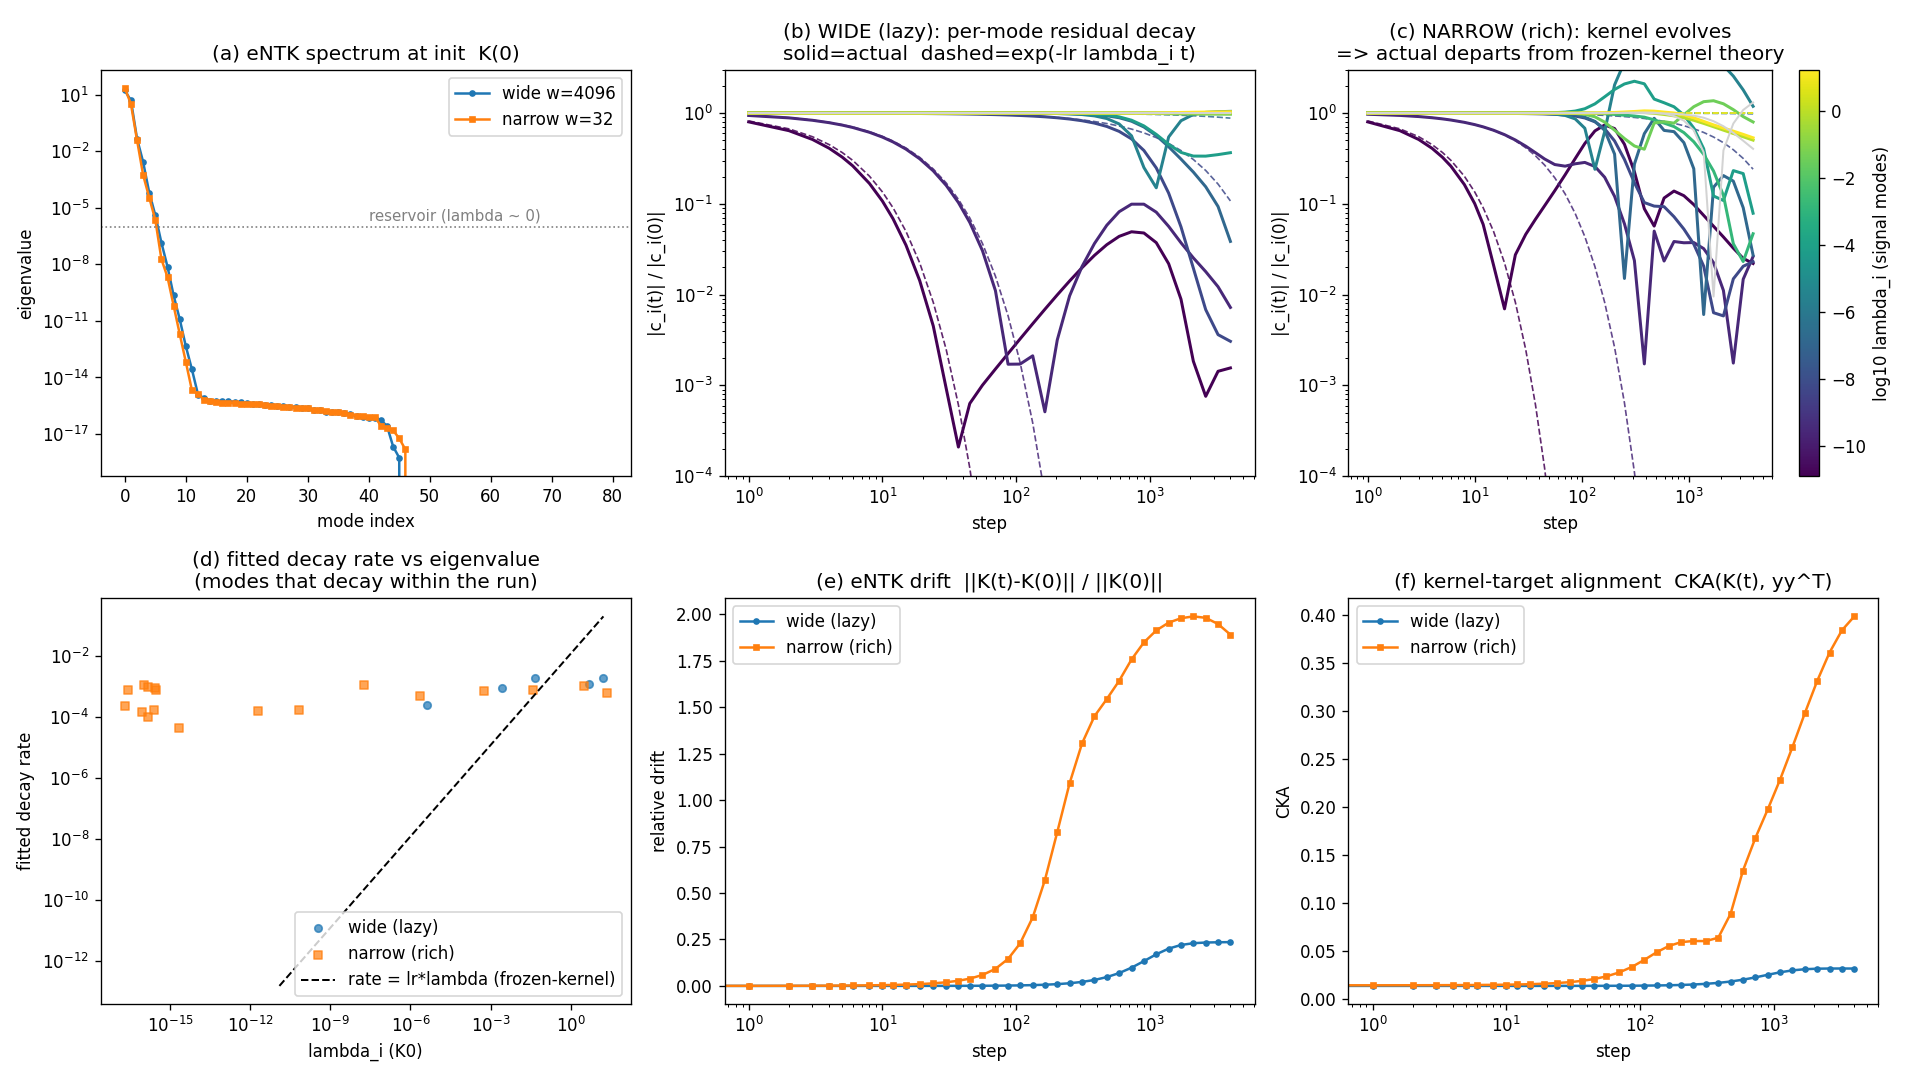

This chart was generated by the following Python code:
"""
Toy model of empirical-NTK (eNTK) evolution during training.

Two questions, two knobs:

  (1) "Trajectory depends on the eigenvalue."
      Under full-batch gradient flow with MSE, the training residual obeys
          dr/dt = -lr * K * r            (K = eNTK Gram matrix on train set)
      so the component of r along eigenvector v_i of K(0) decays as
          c_i(t) = c_i(0) * exp(-lr * lambda_i * t).
      Large-eigenvalue ("signal") modes drain fast; near-zero ("reservoir")
      modes stay frozen.  We project the actual residual onto K(0)'s
      eigenbasis and overlay this frozen-kernel prediction.

  (2) "How the eNTK evolves" -- lazy vs feature-learning, via width.
      Wide net  -> kernel ~ frozen, matches the exp(-lr lambda t) theory.
      Narrow net -> kernel drifts and rotates toward the task (alignment grows,
      task-relevant eigenvalues are amplified): feature learning.

Scalar-output 1-hidden-layer MLP, 1-D regression, target = sum of cosines so
the eigenmodes correspond to frequencies.  CPU, ~1 min.
"""

import numpy as np
import torch
from torch.func import functional_call, vmap, jacrev
import matplotlib

matplotlib.use("Agg")
import matplotlib.pyplot as plt

torch.set_default_dtype(torch.float64)  # clean spectra
SEED = 0


# ----------------------------------------------------------------------------- data
def make_data(n=80, freqs=(1.0, 3.0, 6.0), amps=(1.0, 0.6, 0.35), seed=SEED):
    g = torch.Generator().manual_seed(seed)
    x = torch.linspace(-1, 1, n).unsqueeze(1)
    y = sum(a * torch.cos(np.pi * f * x) for f, a in zip(freqs, amps))
    y = y - y.mean()
    y = y / y.std()
    return x, y.squeeze(1)


# ----------------------------------------------------------------------------- model
class MLP(torch.nn.Module):
    def __init__(self, width, seed=SEED):
        super().__init__()
        torch.manual_seed(seed)
        self.fc1 = torch.nn.Linear(1, width)
        self.fc2 = torch.nn.Linear(width, 1)
        # NTK-ish output scaling so wider really is lazier
        self.scale = 1.0 / np.sqrt(width)

    def forward(self, x):
        h = torch.tanh(self.fc1(x))
        return self.scale * self.fc2(h).squeeze(-1)


# ----------------------------------------------------------------------------- eNTK
def entk(model, X):
    """Empirical NTK Gram matrix K_ij = <grad_w f(x_i), grad_w f(x_j)>, shape [n,n]."""
    params = {k: v.detach() for k, v in model.named_parameters()}

    def f_single(params, x):
        return functional_call(model, params, (x.unsqueeze(0),)).squeeze()

    jac = vmap(jacrev(f_single), (None, 0))(params, X)  # dict: [n, *param_shape]
    J = torch.cat([j.reshape(X.shape[0], -1) for j in jac.values()], dim=1)  # [n, d]
    return J @ J.T


def cka(A, B):
    """Centered kernel alignment between two Gram matrices."""
    n = A.shape[0]
    H = torch.eye(n) - torch.ones(n, n) / n
    Ac, Bc = H @ A @ H, H @ B @ H
    return (Ac * Bc).sum() / (Ac.norm() * Bc.norm() + 1e-30)


# ----------------------------------------------------------------------------- train
def train(width, X, y, steps=4000, lr=None, n_ckpt=40, seed=SEED):
    model = MLP(width, seed=seed)
    K0 = entk(model, X)
    evals0, evecs0 = torch.linalg.eigh(K0)  # ascending
    evals0 = evals0.flip(0)
    evecs0 = evecs0.flip(1)
    lam_max = evals0[0].item()
    if lr is None:
        lr = 0.2 / lam_max  # stable: lr * lambda_max ~ 0.2

    Kyy = torch.outer(y, y)
    ckpts = sorted(set(int(round(s)) for s in np.unique(
        np.concatenate([[0], np.geomspace(1, steps, n_ckpt)])).astype(int)))

    rec = {"step": [], "coeff": [], "drift": [], "cka_target": [],
           "top_evals": [], "train_mse": []}
    opt = torch.optim.SGD(model.parameters(), lr=lr)  # plain GD (full batch)

    for s in range(steps + 1):
        pred = model(X)
        r = pred - y
        if s in ckpts:
            K = entk(model, X)
            c = (evecs0.T @ r).abs()            # |residual| in K(0) eigenbasis
            rec["step"].append(s)
            rec["coeff"].append(c.detach().numpy())
            rec["drift"].append(((K - K0).norm() / K0.norm()).item())
            rec["cka_target"].append(cka(K, Kyy).item())
            rec["top_evals"].append(torch.linalg.eigvalsh(K).flip(0)[:5].detach().numpy())
            rec["train_mse"].append((r ** 2).mean().item())
        opt.zero_grad()
        loss = 0.5 * (r ** 2).sum()             # sum-loss => function flow df/dt = -lr*K*r
        loss.backward()
        opt.step()

    rec = {k: (np.array(v) if k != "coeff" and k != "top_evals" else np.stack(v))
           for k, v in rec.items()}
    return dict(model=model, lr=lr, evals0=evals0.detach().numpy(),
                c0=(evecs0.T @ (MLP(width, seed=seed)(X) - y)).abs().detach().numpy(),
                rec=rec)


# ----------------------------------------------------------------------------- run
X, y = make_data()
WIDE, NARROW = 4096, 32
print(f"n={X.shape[0]}  target=sum of cosines  widths: narrow={NARROW}, wide={WIDE}")

wide = train(WIDE, X, y)
narrow = train(NARROW, X, y)
for name, out in [("wide(lazy)", wide), ("narrow(rich)", narrow)]:
    r = out["rec"]
    print(f"{name:12s} lr={out['lr']:.2e}  lam_max(0)={out['evals0'][0]:.3g}  "
          f"final train MSE={r['train_mse'][-1]:.2e}  "
          f"kernel drift={r['drift'][-1]:.2f}  CKA(K,yy^T): {r['cka_target'][0]:.3f}->{r['cka_target'][-1]:.3f}")

def fit_rate(steps, ratio, lo=0.02, hi=0.85, min_pts=4):
    """Fit decay rate from log(ratio) ~ -rate*step over the clean exponential window."""
    m = (ratio >= lo) & (ratio <= hi) & np.isfinite(ratio)
    if m.sum() < min_pts:
        return np.nan
    return -np.polyfit(steps[m], np.log(ratio[m]), 1)[0]


# ----------------------------------------------------------------------------- plots
fig, ax = plt.subplots(2, 3, figsize=(16, 9))

# (a) K(0) spectrum -- the signal / reservoir split
ax[0, 0].semilogy(wide["evals0"], "o-", ms=3, label=f"wide w={WIDE}")
ax[0, 0].semilogy(narrow["evals0"], "s-", ms=3, label=f"narrow w={NARROW}")
ax[0, 0].axhline(1e-6, color="grey", ls=":", lw=1)
ax[0, 0].text(40, 2e-6, "reservoir (lambda ~ 0)", color="grey", fontsize=9)
ax[0, 0].set(title="(a) eNTK spectrum at init  K(0)", xlabel="mode index", ylabel="eigenvalue")
ax[0, 0].legend()

# signal modes = those that decay measurably within the run (lr*lambda*T >~ 1)
SIG = 10
keep = list(range(SIG))
cmap = plt.cm.viridis(np.linspace(0, 1, SIG))

# (b) per-mode residual decay vs frozen-kernel theory (WIDE / lazy)
for out, axi, title in [
    (wide, ax[0, 1], "(b) WIDE (lazy): per-mode residual decay\nsolid=actual  dashed=exp(-lr lambda_i t)"),
    (narrow, ax[0, 2], "(c) NARROW (rich): kernel evolves\n=> actual departs from frozen-kernel theory")]:
    r, lr, lam = out["rec"], out["lr"], out["evals0"]
    steps = r["step"]; coeff = r["coeff"]; c0 = coeff[0] + 1e-30
    for col, i in zip(cmap, keep):
        axi.plot(steps[1:], (coeff[:, i] / c0[i])[1:], color=col, lw=1.8)
        axi.plot(steps[1:], np.exp(-lr * lam[i] * steps)[1:], "--", color=col, lw=1.0, alpha=0.85)
    # a couple of reservoir modes: should stay flat near 1 (error trapped)
    for i in (60, 75):
        axi.plot(steps[1:], (coeff[:, i] / c0[i])[1:], color="lightgrey", lw=1.2)
    axi.set(title=title, xlabel="step", ylabel="|c_i(t)| / |c_i(0)|",
            xscale="log", yscale="log", ylim=(1e-4, 3))
sm = plt.cm.ScalarMappable(cmap="viridis",
                           norm=plt.Normalize(np.log10(max(wide["evals0"][SIG - 1], 1e-30)),
                                              np.log10(wide["evals0"][0])))
fig.colorbar(sm, ax=ax[0, 2], label="log10 lambda_i (signal modes)")

# (d) decay rate vs eigenvalue -- the headline quantitative relationship
for out, mk, nm in [(wide, "o", "wide (lazy)"), (narrow, "s", "narrow (rich)")]:
    r, lam = out["rec"], out["evals0"]
    coeff = r["coeff"]; steps = r["step"]; c0 = coeff[0] + 1e-30
    rate = np.array([fit_rate(steps, coeff[:, i] / c0[i]) for i in range(coeff.shape[1])])
    ok = np.isfinite(rate)
    ax[1, 0].scatter(lam[ok], rate[ok], s=20, marker=mk, alpha=0.7, label=nm)
lam_line = np.array([wide["evals0"][keep].min(), wide["evals0"][0]])
ax[1, 0].plot(lam_line, wide["lr"] * lam_line, "k--", lw=1.2, label="rate = lr*lambda (frozen-kernel)")
ax[1, 0].set(title="(d) fitted decay rate vs eigenvalue\n(modes that decay within the run)",
             xlabel="lambda_i (K0)", ylabel="fitted decay rate", xscale="log", yscale="log")
ax[1, 0].legend()

# (e) kernel drift over training
ax[1, 1].plot(wide["rec"]["step"], wide["rec"]["drift"], "o-", ms=3, label="wide (lazy)")
ax[1, 1].plot(narrow["rec"]["step"], narrow["rec"]["drift"], "s-", ms=3, label="narrow (rich)")
ax[1, 1].set(title="(e) eNTK drift  ||K(t)-K(0)|| / ||K(0)||", xlabel="step",
             ylabel="relative drift", xscale="log")
ax[1, 1].legend()

# (f) alignment of kernel with target yy^T
ax[1, 2].plot(wide["rec"]["step"], wide["rec"]["cka_target"], "o-", ms=3, label="wide (lazy)")
ax[1, 2].plot(narrow["rec"]["step"], narrow["rec"]["cka_target"], "s-", ms=3, label="narrow (rich)")
ax[1, 2].set(title="(f) kernel-target alignment  CKA(K(t), yy^T)", xlabel="step",
             ylabel="CKA", xscale="log")
ax[1, 2].legend()

plt.tight_layout()
plt.savefig("/mnt/nw/home/d.tan/jarvis/experiments/2026-06-16-entk-toy/entk_toy.png", dpi=120)
print("saved entk_toy.png")
